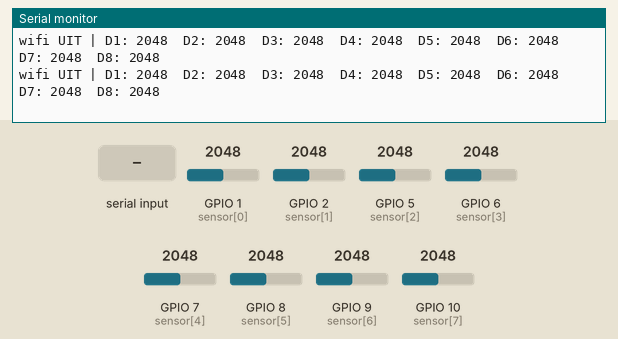
This sketch was run on a simulated ESP32-S3. Parts: the last lines printed to the serial monitor. The inputs (shaded band) are chosen by the test bench; at power-on: GPIO 1 (sensor[0]) = 2048, GPIO 2 (sensor[1]) = 2048, GPIO 5 (sensor[2]) = 2048, GPIO 6 (sensor[3]) = 2048, GPIO 7 (sensor[4]) = 2048, GPIO 8 (sensor[5]) = 2048, GPIO 9 (sensor[6]) = 2048, GPIO 10 (sensor[7]) = 2048 (analog values on the 0–4095 scale).

Above: at 1.2 s.
1.3 s: "w" received over Serial
At 1.56 s:
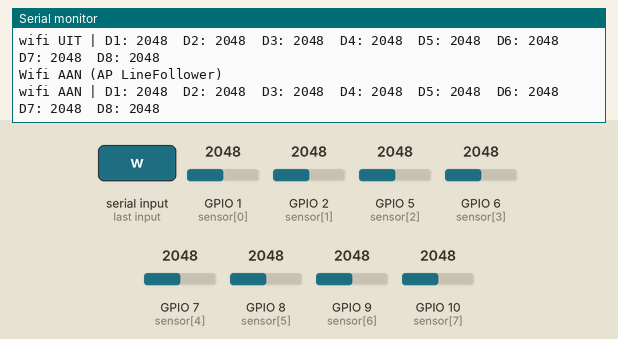
2.9 s: "r" received over Serial
At 2.91 s:
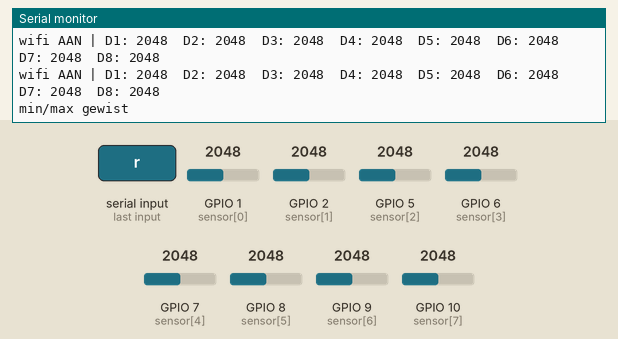
4.4 s: "s" received over Serial
5.9 s: GPIO 1 (sensor[0]) set to 2866
At 5.97 s:
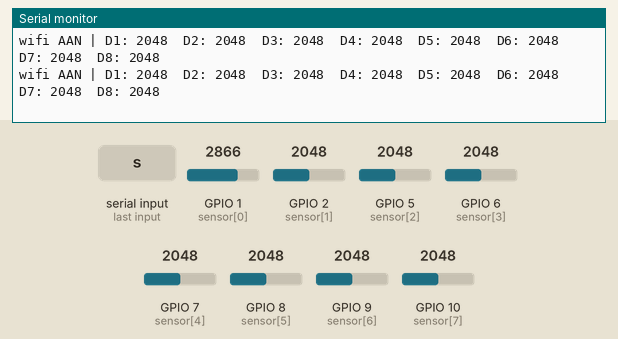
7.4 s: GPIO 2 (sensor[1]) set to 2866
At 7.57 s:
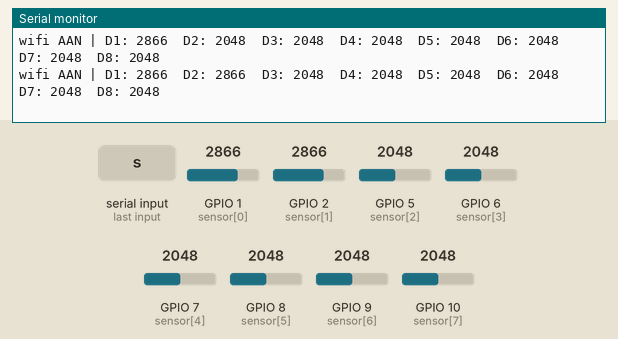
8.9 s: GPIO 5 (sensor[2]) set to 2866
At 8.97 s:
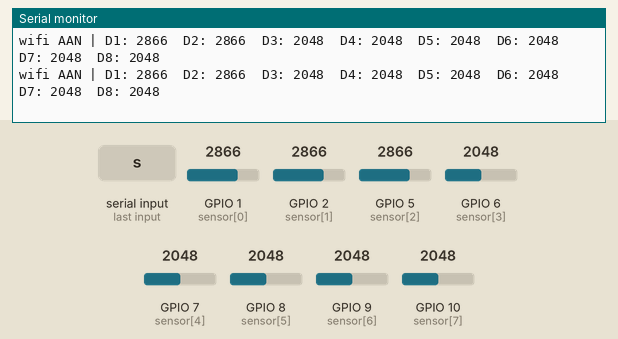
Timing chart, 0 to 11.4 s (numbered marks = the images above; inputs shaded):
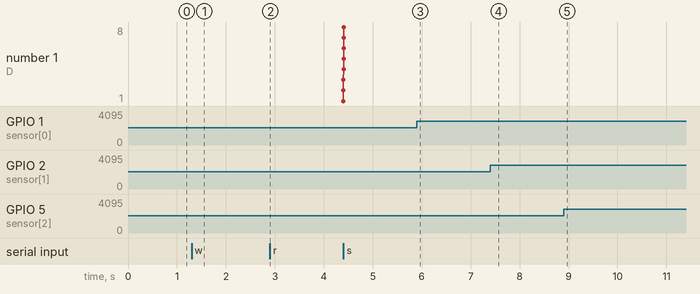

Measured:
- after the input at 1.3 s, the serial monitor: prints a new line at once (image 1)
- after the input at 2.9 s, the serial monitor: prints a new line at once (image 2)
- after the input at 7.4 s, the serial monitor: prints a new line at once (image 4)

The sketch:

Sensoren_Uitlezen_POC.ino
```cpp
/*
  Sensor proof of concept
  QTR-8A + ESP32-S3 SuperMini

  Leest de 8 sensoren onafhankelijk uit (ruwe ADC-waarde, 12 bit: 0 - 4095)
  en houdt per sensor de minimum- en maximumwaarde bij.
  Wifi (access point) kan aan/uit gezet worden om te testen of de metingen
  met wifi aan nog kloppen. Alle sensoren zitten op ADC1 (GPIO1..10):
  ADC2 (GPIO11..20) wordt gedeeld met wifi en geeft dan foute waarden.
  Per uitgang een weerstand van 100 kOhm naar GND, zodat zwart onder de
  bovengrens van de ADC blijft (anders 4095).

  Commando's via de seriele monitor (115200 baud):
    w  wifi access point aan/uit
    r  min/max van alle sensoren wissen
    s  tabel met min/max per sensor tonen

  Aansluitingen:
  D1 -> GPIO1
  D2 -> GPIO2
  D3 -> GPIO5
  D4 -> GPIO6
  D5 -> GPIO7
  D6 -> GPIO8
  D7 -> GPIO9
  D8 -> GPIO10
*/

#include <WiFi.h>

const int aantalSensoren = 8;
const int sensor[aantalSensoren] = {1, 2, 5, 6, 7, 8, 9, 10};

int minimum[aantalSensoren];
int maximum[aantalSensoren];

bool wifiAan = false;
unsigned long vorigeMeting = 0;

void resetMinMax()
{
  for (int i = 0; i < aantalSensoren; i++)
  {
    minimum[i] = 4095;
    maximum[i] = 0;
  }
}

void wisselWifi()
{
  wifiAan = !wifiAan;
  if (wifiAan)
  {
    WiFi.mode(WIFI_AP);
    WiFi.softAP("LineFollower");
    Serial.println("Wifi AAN (AP LineFollower)");
  }
  else
  {
    WiFi.softAPdisconnect(true);
    WiFi.mode(WIFI_OFF);
    Serial.println("Wifi UIT");
  }
  resetMinMax();
}

void toonMinMax()
{
  Serial.println();
  Serial.print("min/max, wifi ");
  Serial.println(wifiAan ? "AAN" : "UIT");
  for (int i = 0; i < aantalSensoren; i++)
  {
    Serial.print("D");
    Serial.print(i + 1);
    Serial.print("  min ");
    Serial.print(minimum[i]);
    Serial.print("  max ");
    Serial.print(maximum[i]);
    if (minimum[i] == 0 || maximum[i] == 4095)
    {
      Serial.print("  <-- grens ADC bereikt");
    }
    Serial.println();
  }
  Serial.println();
}

void setup()
{
  Serial.begin(115200);
  analogReadResolution(12);
  analogSetAttenuation(ADC_11db);  // grootste meetbereik van de ADC
  WiFi.mode(WIFI_OFF);
  resetMinMax();
  Serial.println("Commando's: w = wifi aan/uit, r = reset min/max, s = toon min/max");
}

void loop()
{
  if (Serial.available())
  {
    char c = Serial.read();
    if (c == 'w') wisselWifi();
    if (c == 'r') { resetMinMax(); Serial.println("min/max gewist"); }
    if (c == 's') toonMinMax();
  }

  if (millis() - vorigeMeting >= 200)
  {
    vorigeMeting = millis();

    Serial.print(wifiAan ? "wifi AAN | " : "wifi UIT | ");
    for (int i = 0; i < aantalSensoren; i++)
    {
      int waarde = analogRead(sensor[i]);
      if (waarde < minimum[i]) minimum[i] = waarde;
      if (waarde > maximum[i]) maximum[i] = waarde;

      Serial.print("D");
      Serial.print(i + 1);
      Serial.print(": ");
      Serial.print(waarde);
      Serial.print("\t");
    }
    Serial.println();
  }
}
```
